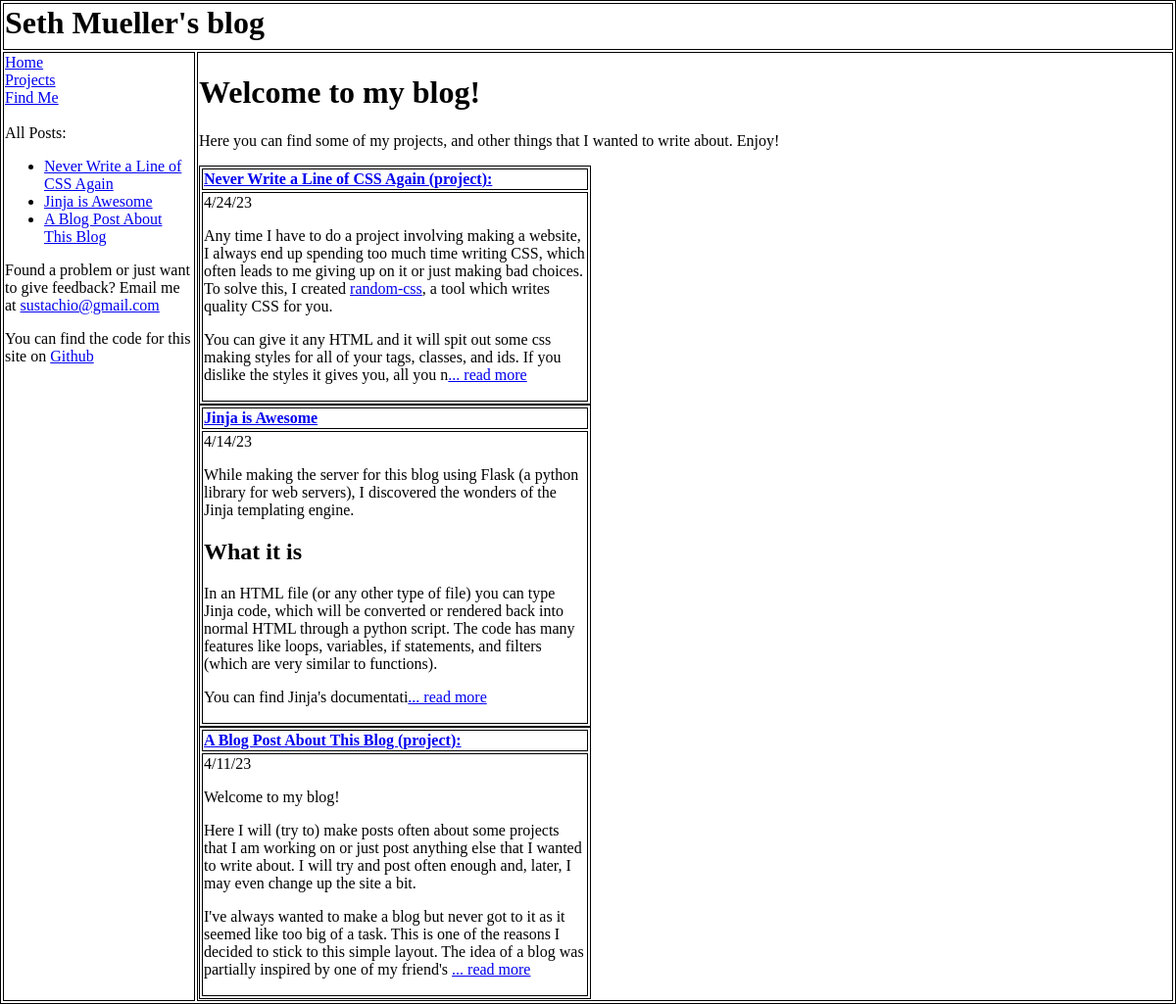
The page / on the database its author committed.
### tables this page shows
CREATE TABLE posts (
            post_id text PRIMARY KEY NOT NULL,
            title text,
            type text,
            posted_on date,
            content text
        );

### main.py (the view)
@app.route('/')
def home():
    page = render_template(
            "home.html",
            posts=db.get_posts()
        )
    return render_template(
            "head.html",
            body=page,
            extra_css=random_css(page)
        )

### database.py (called while the page is built)
    def get_posts(self):
        self.db_cursor.execute("SELECT * FROM posts ORDER BY posted_on")
        posts = [
            {
                "id": post[0],
                "title": post[1],
                "type": post[2],
                "date": post[3],
                "content": post[4]
            }
            for post in self.db_cursor.fetchall()
        ]
        return posts

### templates/home.html
{% extends "index.html" %}
{% block content %}
<h1>Welcome to my blog!</h1>
<p>Here you can find some of my projects, and other things that I wanted to write about. Enjoy!</p>
{% for post in posts|reverse %}
    <table class="post-card">
        <tr>
            <th>
            <a href="{{ url_for('post', post_id=post.id) }}">
                {{ post.title }}
                {% if post.type != "Post" %}
                    ({{ post.type|lower }}):
                {% endif %}
            </a>
            </th>
        </tr>
        <tr>
            <td>
                {% set see_more =
                    "<a href=\""+
                        url_for('post', post_id=post.id)
                    +"\">... read more</a>"
                %}
                {{ post.date }}
                {{ post.content|
                    truncate(
                        see_more|length+480,
                        True,
                        see_more
                    )|
                    safe
                }}
            </td>
        </tr>
    </table>
{% endfor %}
{% endblock %}

### templates/index.html
<table id="body" border="solid">
    <tr id="top">
        <th id="logo" colspan="2">Seth Mueller's blog</th>
    </tr>
    <tr>
        <td id="page-list">
            <a href="{{ url_for('home') }}">Home</a><br>
            <a href="{{ url_for('projects') }}">Projects</a><br>
            <a href="{{ url_for('find_me') }}">Find Me</a><br>
            <br>
            All Posts:
            <ul>
                {% if all_posts %}
                    {% set side_posts = all_posts %}
                {% else %}
                    {% set side_posts = posts %}
                {% endif %}
                {% for post in side_posts|reverse %}
                    <li><a href="{{ url_for('post', post_id=post.id) }}">{{ post.title }}</a></li>
                {% endfor %}
            </ul>
            <footer>Found a problem or just want to give feedback? Email me at <a href="mailto: sustachio@gmail.com?subject=Blog Feedback">sustachio@gmail.com</a></footer>
            <footer>You can find the code for this site on                 <a href="https://github.com/sustachio/blog", target="_blank">Github</a></footer>
        </td>
        <td>
            {% block content %}{% endblock %}
        </td>
    </tr>
</table>

### static/main.css (style rules this page uses)
html, body { height: 100%; padding: 0; margin: 0; }
table, th, td { border: 1px solid; text-align: left; vertical-align: top; }
footer { margin-top: 1rem; }
#body { width: 100%; height: 100%; }
#top { height: 3rem; }
#logo { font-size: 2rem; }
#page-list { width: 12rem; }
.post-card { width: 25rem; }

### rows shown on the page
posts: title "Never Write a Line of CSS Again", type "project", date "4/24/23", content|length "Any time I have to do a project involving making a website, I always end up spending too much time writing CSS, which often leads to me giving up on it or just making bad choices. To solve this, I created random-css , a tool which writes quality CSS for you. You can give it any HTML and it will spit out some css making styles for all of your tags, classes, and ids. If you dislike the styles it gives you, all you n ... read more"
posts: title "Jinja is Awesome", date "4/14/23", content|length "While making the server for this blog using Flask (a python library for web servers), I discovered the wonders of the Jinja templating engine. What it is In an HTML file (or any other type of file) you can type Jinja code, which will be converted or rendered back into normal HTML through a python script. The code has many features like loops, variables, if statements, and filters (which are very similar to functions). You can find Jinja's documentati ... read more"
posts: title "A Blog Post About This Blog", type "project", date "4/11/23", content|length "Welcome to my blog! Here I will (try to) make posts often about some projects that I am working on or just post anything else that I wanted to write about. I will try and post often enough and, later, I may even change up the site a bit. I've always wanted to make a blog but never got to it as it seemed like too big of a task. This is one of the reasons I decided to stick to this simple layout. The idea of a blog was partially inspired by one of my friend's ... read more"
